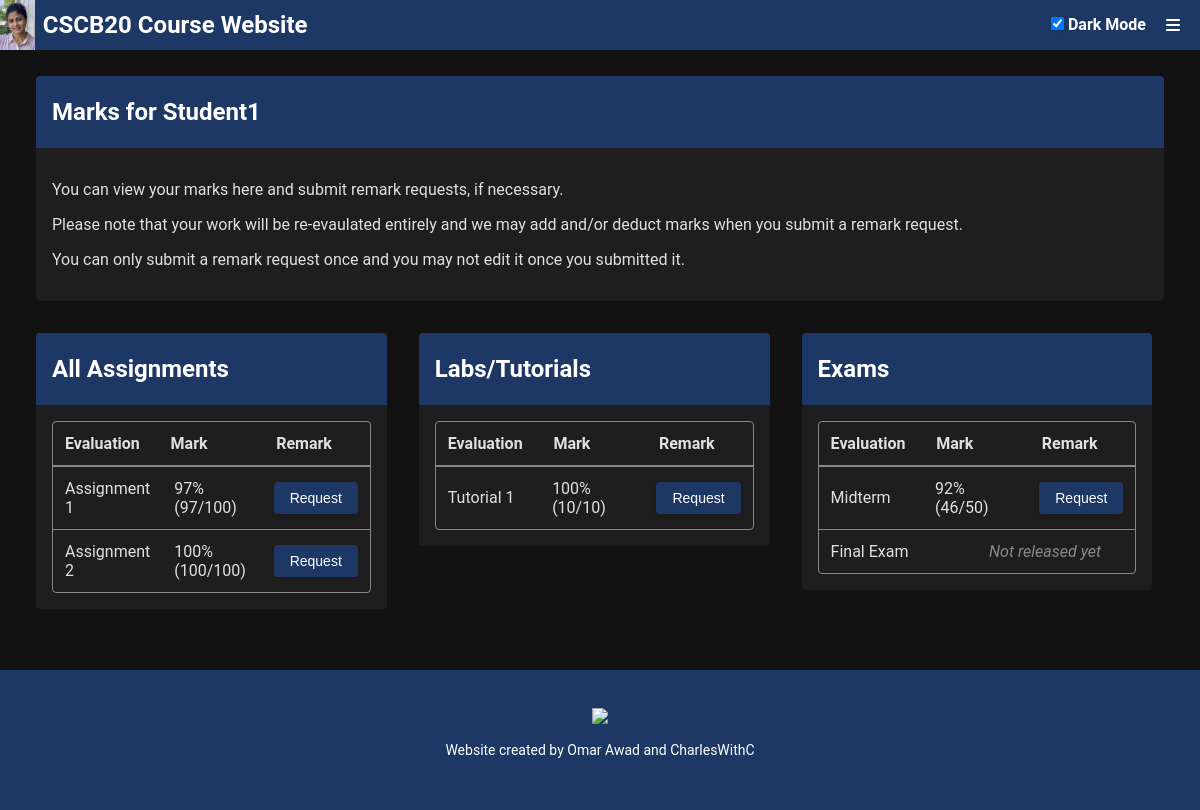
Page /grades (signed in) on the committed database.
### src/app.py (models this page shows, shortened)
class Mark(db.Model):
    __tablename__ = 'marks'
    markId = db.Column(db.Integer, primary_key=True)
    userId = db.Column(db.Integer, db.ForeignKey('users.userId', ondelete='CASCADE'), nullable=False)
    markGroupId = db.Column(db.Integer, db.ForeignKey('markGroups.groupId', ondelete='CASCADE'), nullable=False)
    grade = db.Column(db.Integer, nullable=False)
    updatedAt = db.Column(db.Integer, nullable=False)
    remark_requests = db.relationship('RemarkRequest', backref='mark', lazy=True)

class MarkGroup(db.Model):
    __tablename__ = 'markGroups'
    groupId = db.Column(db.Integer, primary_key=True)
    title = db.Column(db.String(255), nullable=False)
    maxGrade = db.Column(db.Integer, nullable=False)
    createdAt = db.Column(db.Integer, nullable=False)
    releasedAt = db.Column(db.Integer, nullable=False)
    marks = db.relationship('Mark', backref='mark_group', lazy=True)
    remark_requests = db.relationship('RemarkRequest', backref='mark_group', lazy=True)

### src/app.py (the view, shortened to what this page needs)
@app.route('/grades')
def grades():
    if 'userId' not in session:
        return redirect(url_for('login', message="Please login to access the grades."))
    current_user_id = session.get('userId')
    current_time = int(time.time())
    if session.get('userInfo', {}).get('accountType') == 'stu':
        student_marks = db.session.query(Mark, MarkGroup, RemarkRequest)\
                            .join(MarkGroup, Mark.markGroupId == MarkGroup.groupId)\
                            .outerjoin(RemarkRequest, Mark.markId == RemarkRequest.markId)\
                            .filter(Mark.userId == current_user_id)\
                            .all()
        return render_template('grades_student.html', student_marks = student_marks, current_time = current_time)

### src/templates/grades_student.html (shortened to what this page needs)
{% extends 'base.html' %}
{% from 'components/grades_table_row_student.html' import grades_table_row_student %}
{% from 'components/modal_regrade_request.html' import modal_regrade_request %}
{% block content %}
<div class="main-container">
    <div class="flex-container">
        <div class="no-flex">
            <div class="container">
                <div class="container-header">
                    <h2>Marks for {{ session['userInfo']['displayName'] }}</h2>
                </div>
                <div class="container-content">
                    <p>You can view your marks here and submit remark requests, if necessary.</p>
                    <p>Please note that your work will be re-evaulated entirely and we may add and/or deduct marks when you submit a remark request.</p>
                    <p>You can only submit a remark request once and you may not edit it once you submitted it.</p>
                </div>
            </div>
        </div>
    </div>
    <div class="contain-33 flex-container">
        <div class="flex-33">
            <div class="container">
                <div class="container-header">
                    <h2>All Assignments</h2>
                </div>
                <div class="container-content">
                    <div class="grades-table">
                        <div class="table-header">
                            <div class="header-cell">Evaluation</div>
                            <div class="header-cell">Mark</div>
                            <div class="header-cell">Remark</div>
                        </div>
                        {% for mark in student_marks %}
                            {% if ("assignment" in mark[1].title.lower()) %}
                                {{ grades_table_row_student(mark, current_time) }}
                            {% endif %}
                        {% endfor %}
                    </div>
                </div>
            </div>
        </div>
        <div class="flex-33">
            <div class="container">
                <div class="container-header">
                    <h2>Labs/Tutorials</h2>
                </div>
                <div class="container-content">
                    <div class="grades-table">
                        <div class="table-header">
                            <div class="header-cell">Evaluation</div>
                            <div class="header-cell">Mark</div>
                            <div class="header-cell">Remark</div>
                        </div>
                        {% for mark in student_marks %}
                            {% if ("lab" in mark[1].title.lower() or "tutorial" in mark[1].title.lower()) %}
                                {{ grades_table_row_student(mark, current_time) }}
                            {% endif %}
                        {% endfor %}
                    </div>
                </div>
            </div>
        </div>
        <div class="flex-33">
            <div class="container">
                <div class="container-header">
                    <h2>Exams</h2>
                </div>
                <div class="container-content">
                    <div class="grades-table">
                        <div class="table-header">
                            <div class="header-cell">Evaluation</div>
                            <div class="header-cell">Mark</div>
                            <div class="header-cell">Remark</div>
                        </div>
                        {% for mark in student_marks %}
                            {% if ("exam" in mark[1].title.lower() or "midterm" in mark[1].title.lower() or "final" in mark[1].title.lower()) %}
                                {{ grades_table_row_student(mark, current_time) }}
                            {% endif %}
                        {% endfor %}
                    </div>
                </div>
            </div>
        </div>
    </div>
</div>
{% endblock %}

### src/templates/components/grades_table_row_student.html
{% macro grades_table_row_student(mark, current_time) %}
<div class="table-row">
    <div class="table-cell">{{ mark[1].title }}</div>
    {% if mark[1].releasedAt <= current_time %}
        <div class="table-cell">{{ 100 * mark[0].grade // mark[1].maxGrade }}% ({{ mark[0].grade }}/{{ mark[1].maxGrade }})</div>
    {% endif %}
    <div class="table-cell">
        {% if not mark[2] and mark[1].releasedAt <= current_time %}
        <button class="regrade-button" data-mark-id="{{ mark[0].markId }}" data-mark-group-title="{{ mark[1].title }}">Request</button>
        {% elif mark[2] and mark[2].status == 'Pending' %}
        <span class="muted">Requested (Pending)</span>
        {% elif mark[2] and mark[2].status == 'Approved' %}
        <span class="success-message">Approved</span>
        {% elif mark[2] and mark[2].status == 'Rejected' %}
        <span class="error-message">Rejected</span>
        {% else %}
        <span class="muted">Not released yet</span>
        {% endif %}
    </div>
</div>
{% endmacro %}

### src/static/css/styles.css (style rules this page uses)
:root { --body-background: #ECF0F3; --body-color: #0d0d0d; --container-background: white; --dropdown-hover-color: #0d0d0d; --dropdown-hover-background: #f0f0f0; }
[data-theme="dark"] { --body-background: #121212; --body-color: #e0e0e0; --container-background: #1e1e1e; --dropdown-hover-color: #e0e0e0; --dropdown-hover-background: #333; }
body { font-family: 'Roboto', sans-serif; padding: 0; margin: 0; background-color: var(--body-background); color: var(--body-color); }
.main-container { margin-top: 50px; padding: 10px 20px; color: #fae3e3; min-height: calc(100vh - 200px); }
.flex-container { display: flex; }
.no-flex { width: 100%; }
.flex-33 { width: 33%; }
.container { margin: 16px; border-radius: 4px; animation: floatUp 0.8s ease-out forwards; opacity: 0; overflow: auto; background-color: var(--container-background); color: var(--body-color); }
.container-header { background-color: #1E3866; color: white; padding: 2px 16px; }
.container-content { padding: 16px; }
button { border-radius: 4px; padding: 8px 16px; font-size: 14px; border: none; box-shadow: 0 2px 5px rgba(0, 0, 0, 0.1); background-color: #1E3866; color: white; cursor: pointer; }
.grades-table { display: flex; flex-direction: column; border: 1px solid #888; border-radius: 4px; overflow: scroll; }
.table-header { display: flex; font-weight: bold; border-bottom: 2px solid #888; }
.table-row { display: flex; border-bottom: 1px solid #888; }
.table-row:last-child { border-bottom: none; }
.header-cell, .table-cell { flex: 1; padding: 12px; display: flex; align-items: center; }
.muted { color: #888; font-style: italic; }

### rows in the picture
Mark: title "Assignment 1", 100*mark[0].grade//mark[1].maxGrade "97", grade "97", maxGrade "100"
Mark: title "Assignment 2", 100*mark[0].grade//mark[1].maxGrade "100", grade "100", maxGrade "100"
Mark: title "Tutorial 1", 100*mark[0].grade//mark[1].maxGrade "100", grade "10", maxGrade "10"
Mark: title "Midterm", 100*mark[0].grade//mark[1].maxGrade "92", grade "46", maxGrade "50"
Mark: title "Final Exam", shows "Not released yet"

### other values in the picture
{{ session['userInfo']['displayName'] }} "Student1"
